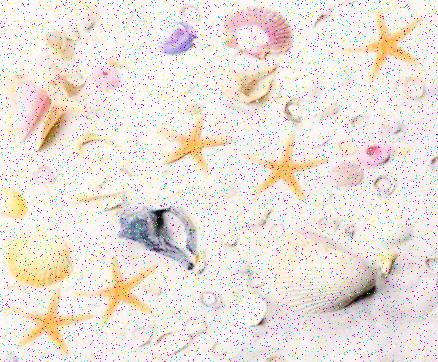
%> input picture Starfish.jpg, 438 x 362 px
$ octave Task4.m   (GNU Octave 9; MATLAB toolbox functions it lacks are replaced by stand-ins)
%> lines starting %> are read from the running program, lines starting %| are printed output that depends on the picture; in (x1, y1, x2, y2) boxes, pixels count from 0 and x2, y2 are one past the last pixel; in counts of white or black regions, pixels touching at a corner belong together; the program's own positions count from 1
% MATLAB script for Assessment Item-1
% Task-4
clear; close all; clc;

% Reads in the image.
Starfish = imread('Starfish.jpg');
%> Starfish is the input picture: size 362x438x3 uint8; mean R, G, B 235.5, 226.7, 219.8

% Creates a blank area for the end result.
Stars = zeros(362,438);

% Converts the read in image to Gray.
Starfish_Gray = rgb2gray(Starfish);

% Creates a histogram of the image at a high contrast.
Star_Hist = histeq(Starfish_Gray);
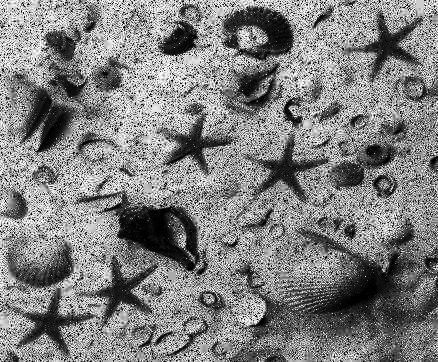
%> Star_Hist: size 362x438 uint8; min 0, max 255, mean 128.5

% Preform Median filter.
Noise_Reduced = medfilt2(Star_Hist);
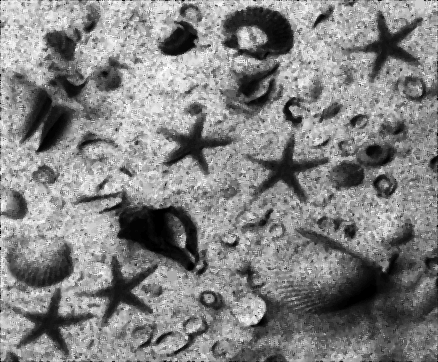
%> Noise_Reduced: size 362x438 uint8; min 0, max 255, mean 130.5

% Convert to Binary image and reverse the colour scheme with a base level of sensitivity.
Binary_Image = imcomplement(imbinarize(Noise_Reduced));
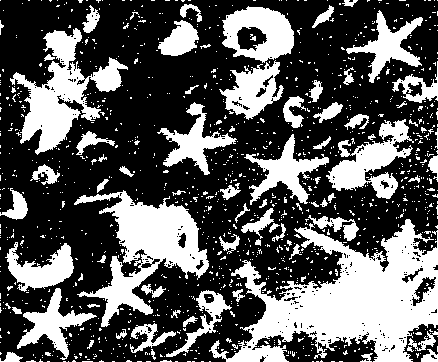
%> Binary_Image: size 362x438 logical; 35.6% white; 1196 white regions (1121 under 20 px), largest, box (x1, y1, x2, y2) and area: (209, 219, 438, 362) 15323, (74, 190, 209, 327) 6826, (10, 28, 128, 155) 5295

% Clears up the elements within the binary image.
Elements = strel('disk',2);
Binary_Image = imerode(Binary_Image,Elements);
%> Binary_Image: size 362x438 logical; 20.7% white; 153 white regions (105 under 20 px), largest, box (x1, y1, x2, y2) and area: (239, 221, 438, 362) 10387, (110, 193, 207, 275) 3605, (15, 63, 86, 153) 2415

% Fills in the holes left over.
Binary_Image = imfill(Binary_Image, 'holes');
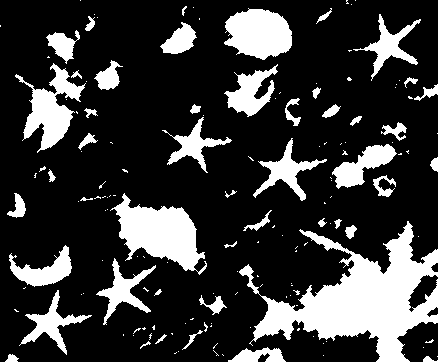
%> Binary_Image: size 362x438 logical; 21.8% white; 153 white regions (105 under 20 px), largest, box (x1, y1, x2, y2) and area: (239, 221, 438, 362) 11079, (110, 193, 207, 275) 3856, (224, 8, 292, 60) 2585

% Find the connected objects within the Binary_Image
ConnectedObjects = bwconncomp(Binary_Image);
%> ConnectedObjects = 153 connected components

% Works out the area for each of the props detected within the image.
ObjectStats = regionprops(ConnectedObjects, 'Area', 'Perimeter');
%> ObjectStats = 153 regions; largest, Area and Perimeter: 11079 1360.3, 3856 408.1, 2585 231.7, 2415 459.2, 1303 267.8

% Assigns each of the props a label
itemlabel = labelmatrix(ConnectedObjects);
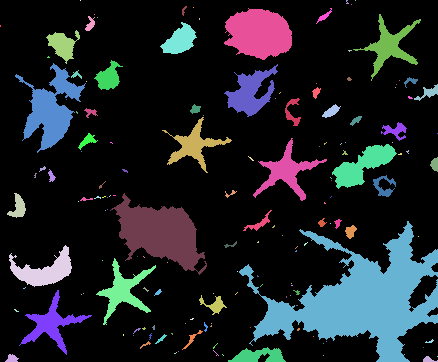
%> itemlabel: size 362x438 uint8; 154 distinct labels, from 0 to 153; one colour per label, 0 black

% Removes any noise from the image where the boundaries are:
% Area value is in between 500 and 1500
% and the Perimeter is between 255 and 400
ObjRemoved = ismember(itemlabel, find([ObjectStats.Area] >= 500 & [ObjectStats.Area] <= 1500 & [ObjectStats.Perimeter] >= 255 & [ObjectStats.Perimeter] <= 400));
%> ObjRemoved: size 362x438 logical; 4.3% white; 6 white regions, box (x1, y1, x2, y2) and area: (224, 64, 278, 117) 1303, (253, 138, 327, 201) 1209, (19, 290, 92, 355) 1132, (96, 258, 156, 325) 1126, (353, 14, 421, 81) 1119, (162, 117, 232, 173) 989

% Assigns each of the remaining props a label
[L, ObjectsNum] = bwlabel(ObjRemoved);
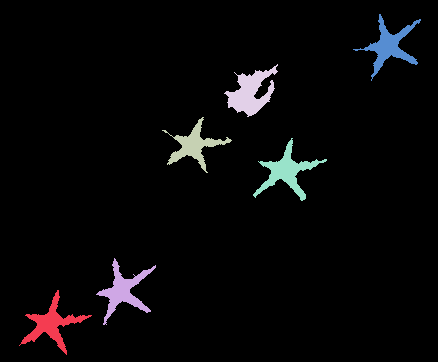
%> L: size 362x438 double; 7 distinct labels, from 0 to 6; one colour per label, 0 black
%> ObjectsNum = 6

% Works out both the area and perimeter of the found objects
stats = regionprops(L, 'Area', 'Perimeter');
%> stats = 6 regions; Area and Perimeter: 1303 267.8, 1209 300.1, 1132 298.9, 1126 296, 1119 305.3, 989 288.3

% Iterates through the number of images found.
for Counter = 1:ObjectsNum

    % Gets the Area of each of the objects.
    area = stats(Counter).Area;

    % Gets the Perimeter of each of the objects.
    perimeter = stats(Counter).Perimeter;

    % Preforms the equations to detect the roundness of the object.
    Roundness = 4 * pi * area/perimeter^2;

    % Looks for the maximum and minimum values of the starfish
    if (Roundness >= 0.13 && Roundness <= 0.17)

        % Stores the new detected starfish.
        Stars = Stars | (L == Counter);
    end
end
%> this loop made 6 passes
%> (area, perimeter, Roundness) on passes 1 to 6: (1132, 298.9, 0.159), (1126, 296, 0.161), (989, 288.3, 0.15), (1303, 267.8, 0.228), (1209, 300.1, 0.169), (1119, 305.3, 0.151)
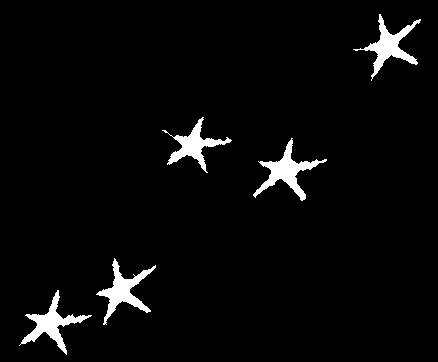
%> Stars: size 362x438 logical; 3.5% white; 5 white regions, box (x1, y1, x2, y2) and area: (253, 138, 327, 201) 1209, (19, 290, 92, 355) 1132, (96, 258, 156, 325) 1126, (353, 14, 421, 81) 1119, (162, 117, 232, 173) 989

%Outputting
figure, imshow(Starfish), title("Task 4 : Original")
figure, imshow(Noise_Reduced), title("Task 4 : Noise Reduced")
figure, imshow(Binary_Image), title("Task 4 : Binary Image")
figure, imshow(ObjRemoved), title("Task 4 : Objects Removed")
figure, imshow(Stars), title("Task 4 : Stars Found")
